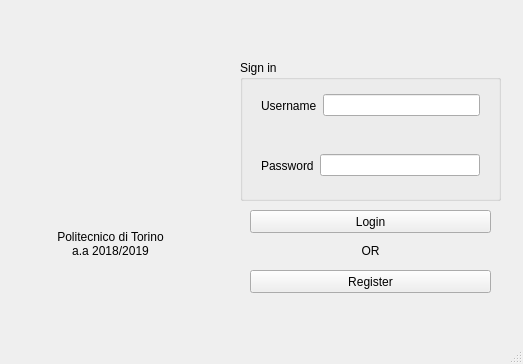
<?xml version="1.0" encoding="UTF-8"?>
<ui version="4.0">
 <class>WelcomeWindow</class>
 <widget class="QMainWindow" name="WelcomeWindow">
  <property name="geometry">
   <rect>
    <x>0</x>
    <y>0</y>
    <width>523</width>
    <height>364</height>
   </rect>
  </property>
  <property name="windowTitle">
   <string>MainWindow</string>
  </property>
  <widget class="QWidget" name="centralWidget">
   <widget class="QStackedWidget" name="stackedWidget">
    <property name="geometry">
     <rect>
      <x>-10</x>
      <y>0</y>
      <width>521</width>
      <height>351</height>
     </rect>
    </property>
    <property name="currentIndex">
     <number>0</number>
    </property>
    <widget class="QWidget" name="page_home">
     <widget class="QGroupBox" name="groupBox">
      <property name="geometry">
       <rect>
        <x>250</x>
        <y>60</y>
        <width>261</width>
        <height>141</height>
       </rect>
      </property>
      <property name="title">
       <string>Sign in</string>
      </property>
      <widget class="QWidget" name="horizontalLayoutWidget">
       <property name="geometry">
        <rect>
         <x>10</x>
         <y>20</y>
         <width>241</width>
         <height>51</height>
        </rect>
       </property>
       <layout class="QHBoxLayout" name="horizontalLayout">
        <item>
         <widget class="QLabel" name="label_usr">
          <property name="text">
           <string>Username</string>
          </property>
         </widget>
        </item>
        <item>
         <widget class="QLineEdit" name="lineEdit_usr"/>
        </item>
       </layout>
      </widget>
      <widget class="QWidget" name="horizontalLayoutWidget_2">
       <property name="geometry">
        <rect>
         <x>10</x>
         <y>80</y>
         <width>241</width>
         <height>51</height>
        </rect>
       </property>
       <layout class="QHBoxLayout" name="horizontalLayout_2">
        <item>
         <widget class="QLabel" name="label_2">
          <property name="text">
           <string>Password</string>
          </property>
         </widget>
        </item>
        <item>
         <widget class="QLineEdit" name="lineEdit_psw">
          <property name="echoMode">
           <enum>QLineEdit::Password</enum>
          </property>
         </widget>
        </item>
       </layout>
      </widget>
     </widget>
     <widget class="QPushButton" name="pushButton_login">
      <property name="geometry">
       <rect>
        <x>260</x>
        <y>210</y>
        <width>241</width>
        <height>23</height>
       </rect>
      </property>
      <property name="text">
       <string>Login</string>
      </property>
     </widget>
     <widget class="QPushButton" name="pushButton_register">
      <property name="geometry">
       <rect>
        <x>260</x>
        <y>270</y>
        <width>241</width>
        <height>23</height>
       </rect>
      </property>
      <property name="text">
       <string>Register</string>
      </property>
     </widget>
     <widget class="QLabel" name="label_or">
      <property name="geometry">
       <rect>
        <x>260</x>
        <y>240</y>
        <width>241</width>
        <height>21</height>
       </rect>
      </property>
      <property name="text">
       <string>OR</string>
      </property>
      <property name="alignment">
       <set>Qt::AlignCenter</set>
      </property>
     </widget>
     <widget class="QLabel" name="label_logo">
      <property name="geometry">
       <rect>
        <x>40</x>
        <y>60</y>
        <width>161</width>
        <height>151</height>
       </rect>
      </property>
      <property name="text">
       <string/>
      </property>
     </widget>
     <widget class="QLabel" name="label">
      <property name="geometry">
       <rect>
        <x>40</x>
        <y>230</y>
        <width>161</width>
        <height>61</height>
       </rect>
      </property>
      <property name="text">
       <string>Politecnico di Torino
a.a 2018/2019</string>
      </property>
      <property name="alignment">
       <set>Qt::AlignHCenter|Qt::AlignTop</set>
      </property>
     </widget>
    </widget>
    <widget class="QWidget" name="page_register"/>
    <widget class="QWidget" name="page_open">
     <widget class="QPushButton" name="pushButton_new">
      <property name="geometry">
       <rect>
        <x>350</x>
        <y>100</y>
        <width>111</width>
        <height>111</height>
       </rect>
      </property>
      <property name="text">
       <string/>
      </property>
     </widget>
     <widget class="QGroupBox" name="groupBox_2">
      <property name="geometry">
       <rect>
        <x>30</x>
        <y>20</y>
        <width>251</width>
        <height>261</height>
       </rect>
      </property>
      <property name="title">
       <string>Open existing file</string>
      </property>
      <widget class="QListWidget" name="listWidget">
       <property name="geometry">
        <rect>
         <x>10</x>
         <y>30</y>
         <width>231</width>
         <height>221</height>
        </rect>
       </property>
      </widget>
     </widget>
     <widget class="QPushButton" name="pushButton">
      <property name="geometry">
       <rect>
        <x>30</x>
        <y>290</y>
        <width>251</width>
        <height>23</height>
       </rect>
      </property>
      <property name="text">
       <string>Open selected file</string>
      </property>
     </widget>
    </widget>
   </widget>
  </widget>
  <widget class="QStatusBar" name="statusBar"/>
 </widget>
 <layoutdefault spacing="6" margin="11"/>
 <resources/>
 <connections/>
</ui>
